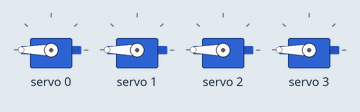
The sketch below on a simulated Arduino Uno, built with avr-gcc and run on an emulated ATmega328P. Shown: 4 × servo.

Above: at 0.05 s.
At 2.0 s:
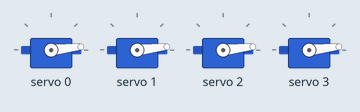
Timing chart, 0 to 4.6 s (numbered marks = the images above):
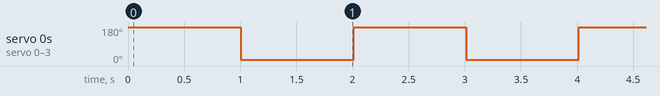

The sketch:

PCA9685_With_Arduino.ino
```cpp
#include <Wire.h>
#include <Adafruit_PWMServoDriver.h>
//Connect the PCA9685 To A4 and A5 pins are SDA/SCL. Also VCC, GND
Adafruit_PWMServoDriver pwm = Adafruit_PWMServoDriver();

#define SERVOMIN 150
#define SERVOMAX 600

void setup() {
  pwm.begin();
  pwm.setPWMFreq(60);
}

void loop() {
  for (int i = 0; i < 4; i++) {
    pwm.setPWM(i, 0, SERVOMAX);
  }
  delay(1000);
  for (int i = 0; i < 4; i++) {
    pwm.setPWM(i, 0, SERVOMIN);
  }
  delay(1000);
}
```

Measured:
- by itself, servo 0–3: alternates 180° for 1.0 s and 6° for 1.0 s
